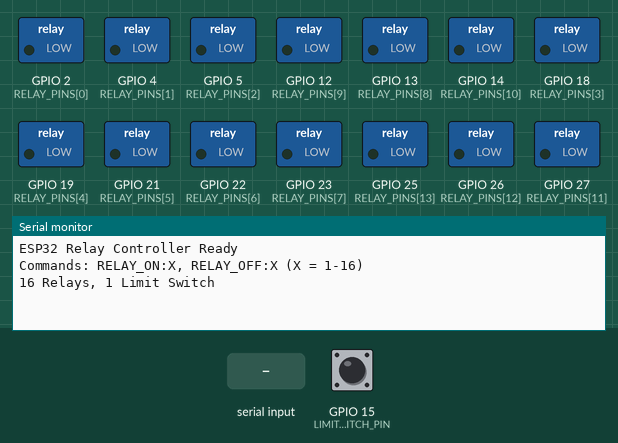
The sketch below on a simulated ESP32. Shown: switched loads named in the sketch (green lamp = pin HIGH), the last lines printed to the serial monitor. Inputs (shaded band) come from the test bench; at power-on: GPIO 15 (LIMIT_SWITCH_PIN) HIGH.

Above: at 1.2 s.
1.3 s: GPIO 15 (LIMIT_SWITCH_PIN) pulled LOW for 0.15 s
At 2.4 s:
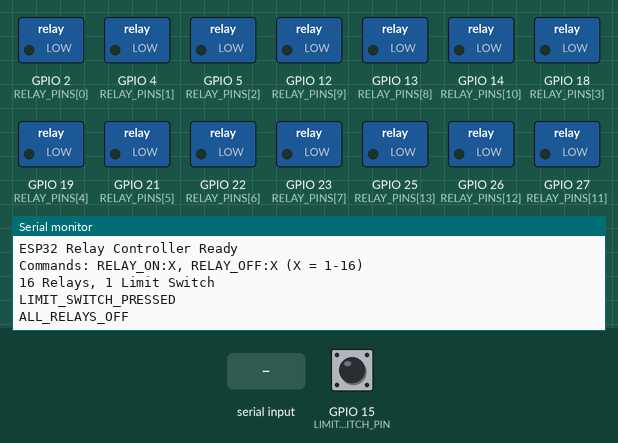
2.9 s: "STATUS\n" received over Serial
At 3.8 s:
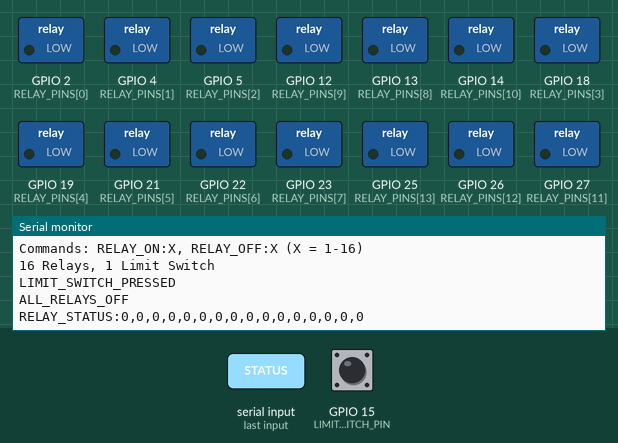

The sketch:

esp32_code.ino
```cpp
// ESP32 Relay Controller Code
// 16 Relay dengan 1 Limit Switch
// Komunikasi Serial USB dengan Android

// Pin definitions
const int RELAY_PINS[16] = {2, 4, 5, 18, 19, 21, 22, 23, 13, 12, 14, 27, 26, 25, 33, 32};
const int LIMIT_SWITCH_PIN = 15;

// Variables
bool relayStates[16] = {false};
bool lastLimitSwitchState = false;
unsigned long lastCommandTime = 0;
const unsigned long RELAY_TIMEOUT = 10000; // 10 seconds timeout

void setup() {
  // Initialize Serial communication
  Serial.begin(115200);

  // Initialize relay pins
  for (int i = 0; i < 16; i++) {
    pinMode(RELAY_PINS[i], OUTPUT);
    digitalWrite(RELAY_PINS[i], LOW); // Turn off all relays initially
  }

  // Initialize limit switch pin
  pinMode(LIMIT_SWITCH_PIN, INPUT_PULLUP);

  Serial.println("ESP32 Relay Controller Ready");
  Serial.println("Commands: RELAY_ON:X, RELAY_OFF:X (X = 1-16)");
  Serial.println("16 Relays, 1 Limit Switch");
}

void loop() {
  // Check for serial commands
  handleSerialCommands();

  // Check limit switch
  checkLimitSwitch();

  // Auto turn off relays after timeout
  checkRelayTimeout();

  delay(50);
}

void handleSerialCommands() {
  if (Serial.available()) {
    String command = Serial.readStringUntil('\n');
    command.trim();

    if (command.startsWith("RELAY_ON:")) {
      int relayNum = command.substring(9).toInt();
      if (relayNum >= 1 && relayNum <= 16) {
        turnOnRelay(relayNum - 1); // Convert to 0-based index
        lastCommandTime = millis();
      }
    }
    else if (command.startsWith("RELAY_OFF:")) {
      int relayNum = command.substring(10).toInt();
      if (relayNum >= 1 && relayNum <= 16) {
        turnOffRelay(relayNum - 1); // Convert to 0-based index
      }
    }
    else if (command == "STATUS") {
      sendRelayStatus();
    }
    else if (command == "RESET") {
      turnOffAllRelays();
    }
  }
}

void checkLimitSwitch() {
  bool currentState = digitalRead(LIMIT_SWITCH_PIN) == LOW; // Inverted because of pullup

  if (currentState && !lastLimitSwitchState) {
    // Limit switch pressed
    Serial.println("LIMIT_SWITCH_PRESSED");

    // Turn off all relays when limit switch is pressed
    turnOffAllRelays();
  }

  lastLimitSwitchState = currentState;
}

void checkRelayTimeout() {
  if (millis() - lastCommandTime > RELAY_TIMEOUT) {
    // Auto turn off all relays after timeout
    for (int i = 0; i < 16; i++) {
      if (relayStates[i]) {
        turnOffRelay(i);
      }
    }
  }
}

void turnOnRelay(int relayIndex) {
  if (relayIndex >= 0 && relayIndex < 16) {
    digitalWrite(RELAY_PINS[relayIndex], HIGH);
    relayStates[relayIndex] = true;
    Serial.println("RELAY_" + String(relayIndex + 1) + "_ON");
  }
}

void turnOffRelay(int relayIndex) {
  if (relayIndex >= 0 && relayIndex < 16) {
    digitalWrite(RELAY_PINS[relayIndex], LOW);
    relayStates[relayIndex] = false;
    Serial.println("RELAY_" + String(relayIndex + 1) + "_OFF");
  }
}

void turnOffAllRelays() {
  for (int i = 0; i < 16; i++) {
    digitalWrite(RELAY_PINS[i], LOW);
    relayStates[i] = false;
  }
  Serial.println("ALL_RELAYS_OFF");
}

void sendRelayStatus() {
  String status = "RELAY_STATUS:";
  for (int i = 0; i < 16; i++) {
    status += String(relayStates[i]);
    if (i < 15) status += ",";
  }
  Serial.println(status);
}

// Additional safety functions
void emergencyStop() {
  turnOffAllRelays();
  Serial.println("EMERGENCY_STOP_ACTIVATED");
}

// Watchdog function - call this periodically from Android
void resetWatchdog() {
  lastCommandTime = millis();
  Serial.println("WATCHDOG_RESET");
}
```

Measured:
- after the input at 1.3 s, the serial monitor: prints a new line at once (image 1)
- after the input at 2.9 s, the serial monitor: prints a new line at once (image 2)
